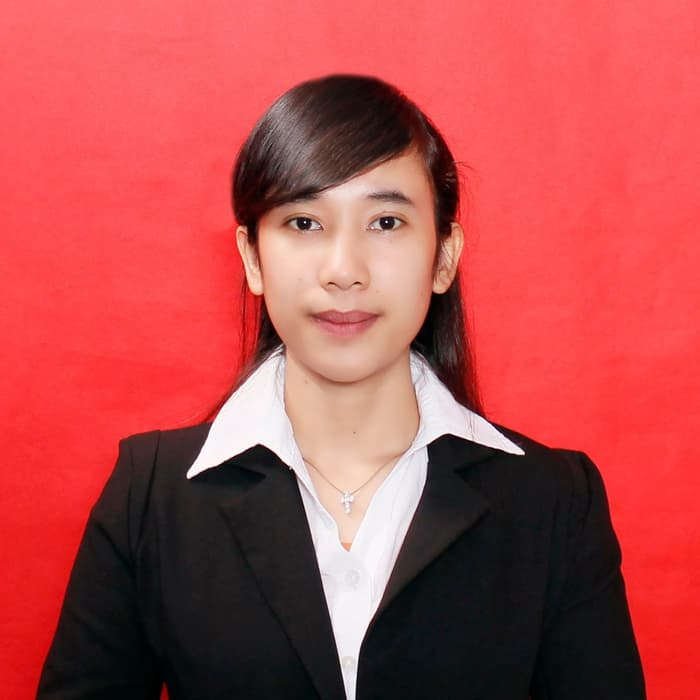
#> input picture data/face/24.jpeg, 700 x 700 px
$ python -i functional.py   (imports and definitions only)
#> lines starting #> are read from the running program, lines starting #| are printed output that depends on the picture
#> further down, picture is the input picture: shape (700, 700, 3); mean B, G, R 76.1, 76.1, 180.4
import numpy as np
import cv2 as cv
import random
from numpy.core.fromnumeric import resize
from PIL import Image

from skimage import data, exposure, filters
from skimage.util import noise, random_noise

from .func_line import *


# [156 lines left out: functions coin_toss, rotate_image, rotate_boxes, shear_image_boxes, resize_image_boxes, adjust_gamma and 1 more, not called in this run]

def adjust_brightness(image, level):
    brightned_image = image_scale_abs(image, brightness_level=level)
    return brightned_image

# [17 lines left out: function image_scale_abs, not called in this run]

def gaussian_blur(image, sigma=1.6, ksize=(5,5)):
    img_gauss = cv.GaussianBlur(image, ksize=ksize, sigmaX=sigma, sigmaY=sigma)
    return img_gauss

def median_blur(image, ksize=5):
    img_median = cv.medianBlur(image, ksize)
    return img_median

# [28 lines left out: functions dilation_morphology, opening_morphology, closing_morphology, sharpen, emboss, not called in this run]

def hue_shifting(image, shift=16):
#> called with shift = 16
    if image.shape[-1]==4:
        b, g, r, a = cv.split(image)
        image_bgr = cv.merge([b,g,r])

        hsv = cv.cvtColor(image_bgr, cv.COLOR_BGR2HSV)
        h, s, v = cv.split(hsv)
        shift_h = (h + shift) % 180
        shift_hsv = cv.merge([shift_h, s, v])
        shift_img = cv.cvtColor(shift_hsv, cv.COLOR_HSV2BGR)

        sb, sg, sr = cv.split(shift_img)
        shift_img = cv.merge([sb, sg, sr, a])

    elif image.shape[-1]==3:
        hsv = cv.cvtColor(image, cv.COLOR_BGR2HSV)
#> hsv: shape (700, 700, 3); mean H, S, V 82.3, 131.8, 181.2
        h, s, v = cv.split(hsv)
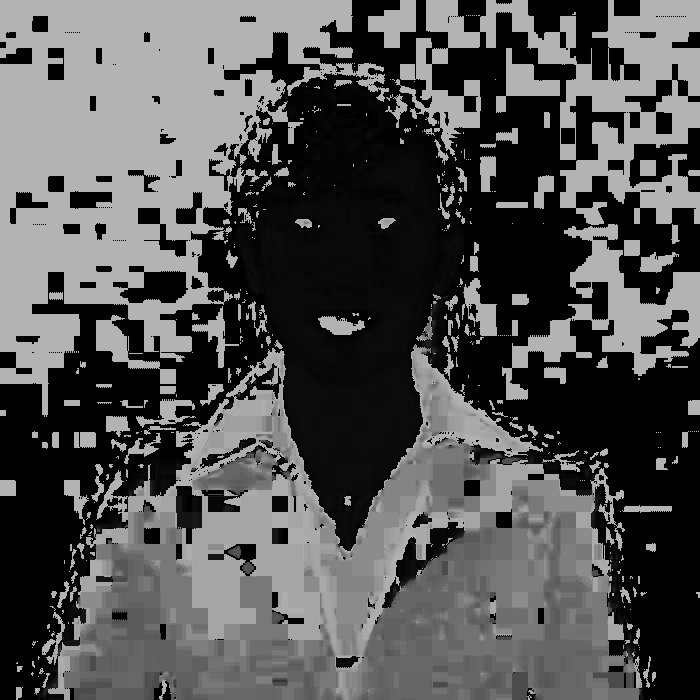
#> h: shape (700, 700); min 0, max 179, mean 82.3
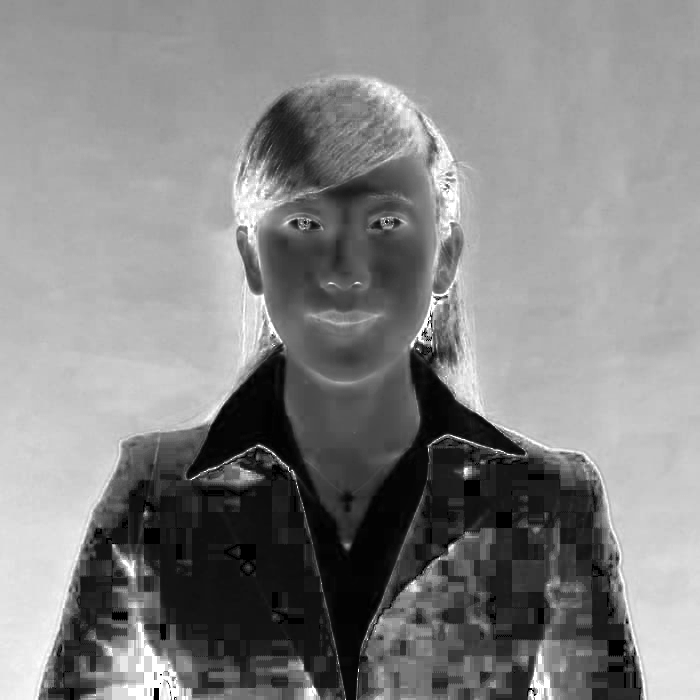
#> s: shape (700, 700); min 0, max 255, mean 131.8
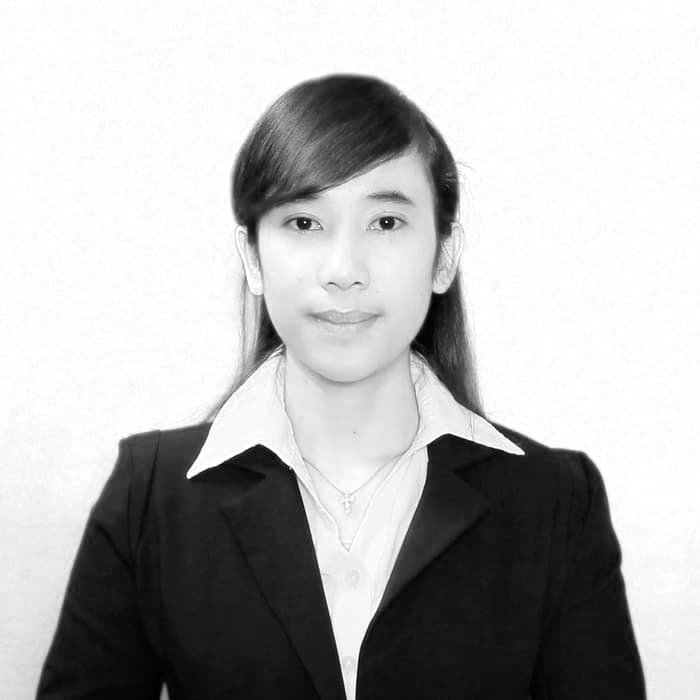
#> v: shape (700, 700); min 0, max 255, mean 181.2
        shift_h = (h + shift) % 180
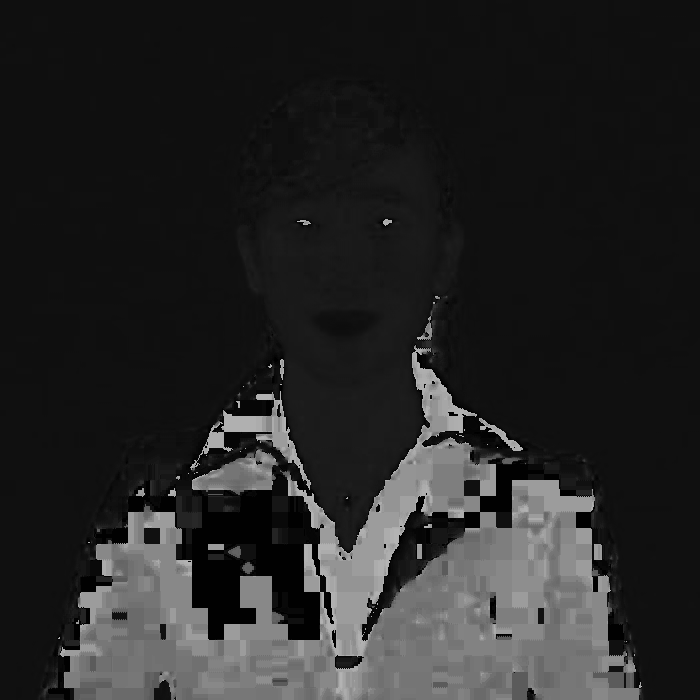
#> shift_h: shape (700, 700); min 0, max 179, mean 38.3
        shift_hsv = cv.merge([shift_h, s, v])
#> shift_hsv: shape (700, 700, 3); mean H, S, V 38.3, 131.8, 181.2
        shift_img = cv.cvtColor(shift_hsv, cv.COLOR_HSV2BGR)
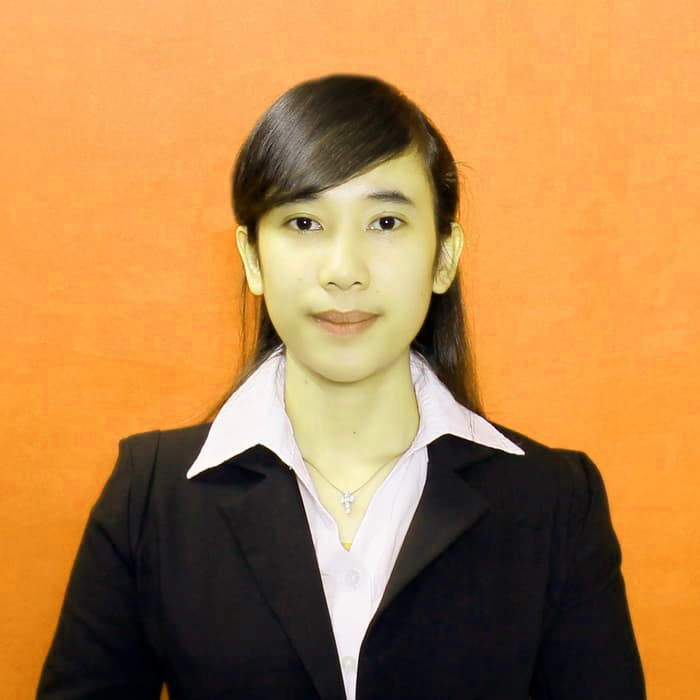
#> shift_img: shape (700, 700, 3); mean B, G, R 73.9, 130.7, 180.5
    else:
        #reject later
        raise Exception("Image Channel must be more than BGR or BGRA, grayscale is not accepted")

    return shift_img

# [96 lines left out: functions channel_shuffle, to_lo_res, xenox_filter, random_erasing, random_shadow, not called in this run]


>>> import cv2
>>> picture = cv2.imread('../../../data/face/24.jpeg')
>>> result = hue_shifting(picture)

$ run again, on data/face/1.png
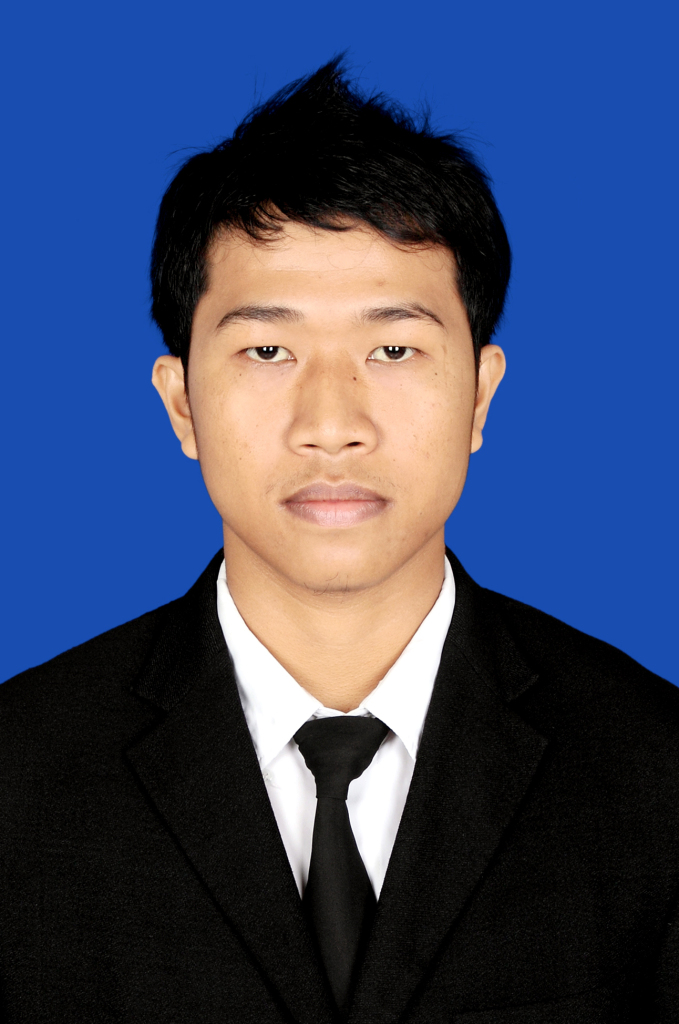
#> input picture data/face/1.png, 679 x 1024 px
#> picture is the input picture: shape (1024, 679, 3); mean B, G, R 102.5, 70.3, 58.6
#> hsv: shape (1024, 679, 3); mean H, S, V 59.7, 134.1, 117.8
#> in hue_shifting, `shift_h = (h + shift) % 180`:
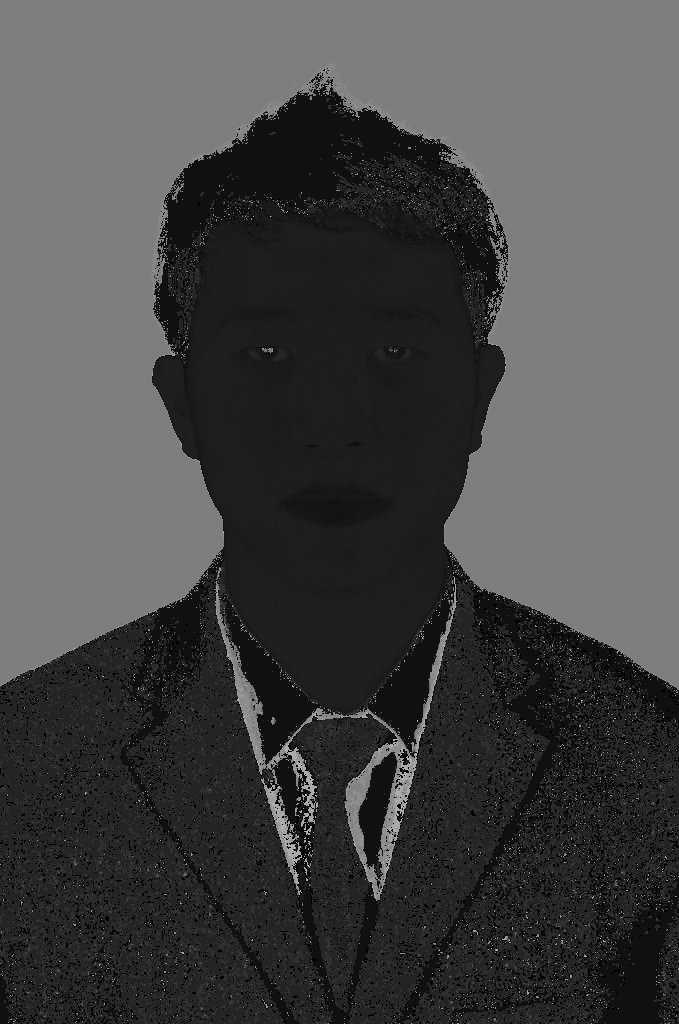
#> shift_h: shape (1024, 679); min 0, max 179, mean 70.4
#> shift_hsv: shape (1024, 679, 3); mean H, S, V 70.4, 134.1, 117.8
#> in hue_shifting, `shift_img = cv.cvtColor(shift_hsv, cv.COLOR_HSV2BGR)`:
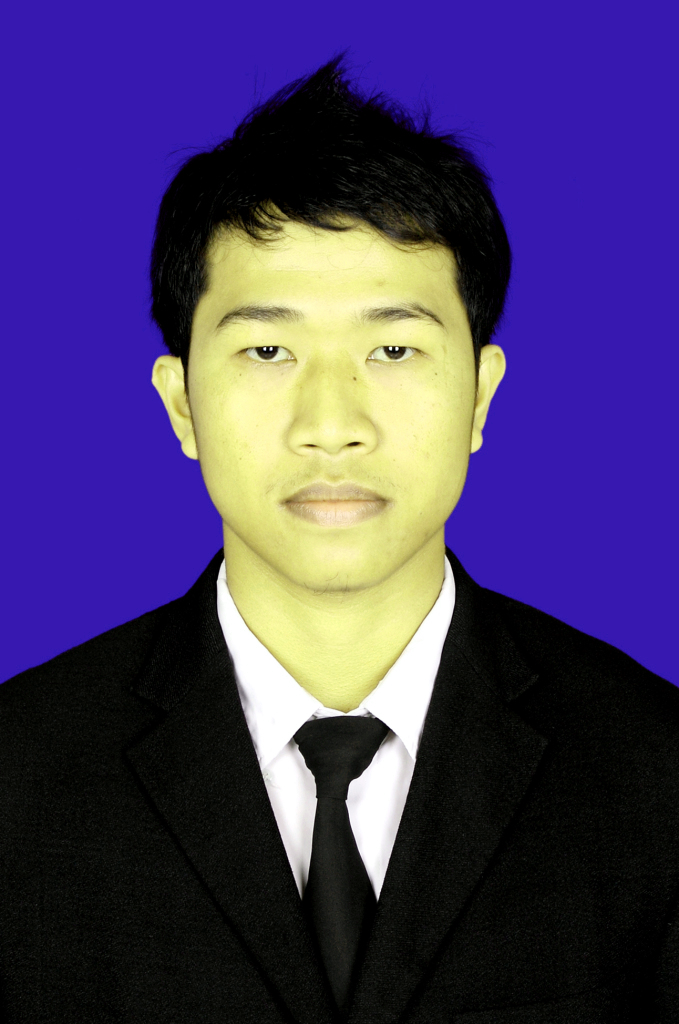
#> shift_img: shape (1024, 679, 3); mean B, G, R 102.3, 57.3, 70

$ run again, on data/face/10.png
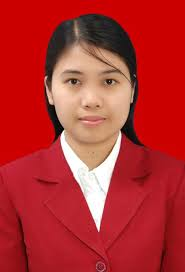
#> input picture data/face/10.png, 185 x 272 px
#> picture is the input picture: shape (272, 185, 3); mean B, G, R 46.3, 46.6, 179.7
#> hsv: shape (272, 185, 3); mean H, S, V 80.9, 193.5, 179.9
#> in hue_shifting, `shift_h = (h + shift) % 180`:
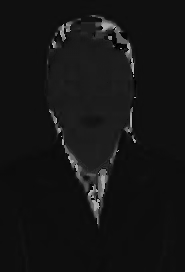
#> shift_h: shape (272, 185); min 0, max 179, mean 20.7
#> shift_hsv: shape (272, 185, 3); mean H, S, V 20.7, 193.5, 179.9
#> in hue_shifting, `shift_img = cv.cvtColor(shift_hsv, cv.COLOR_HSV2BGR)`:
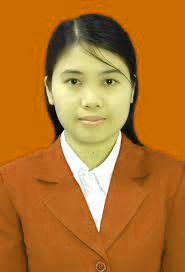
#> shift_img: shape (272, 185, 3); mean B, G, R 41.4, 115.2, 179.6

$ run again, on data/face/11.png
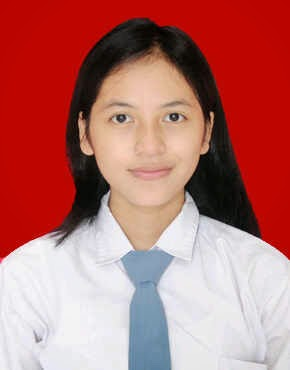
#> input picture data/face/11.png, 290 x 370 px
#> picture is the input picture: shape (370, 290, 3); mean B, G, R 108.5, 112.2, 181.9
#> hsv: shape (370, 290, 3); mean H, S, V 49.2, 118.4, 185.4
#> in hue_shifting, `shift_h = (h + shift) % 180`:
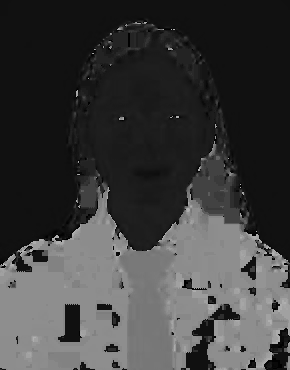
#> shift_h: shape (370, 290); min 0, max 179, mean 61.7
#> shift_hsv: shape (370, 290, 3); mean H, S, V 61.7, 118.4, 185.4
#> in hue_shifting, `shift_img = cv.cvtColor(shift_hsv, cv.COLOR_HSV2BGR)`:
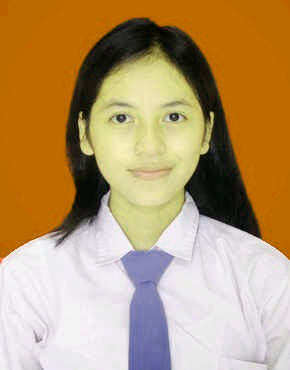
#> shift_img: shape (370, 290, 3); mean B, G, R 108.2, 151.9, 182.4
